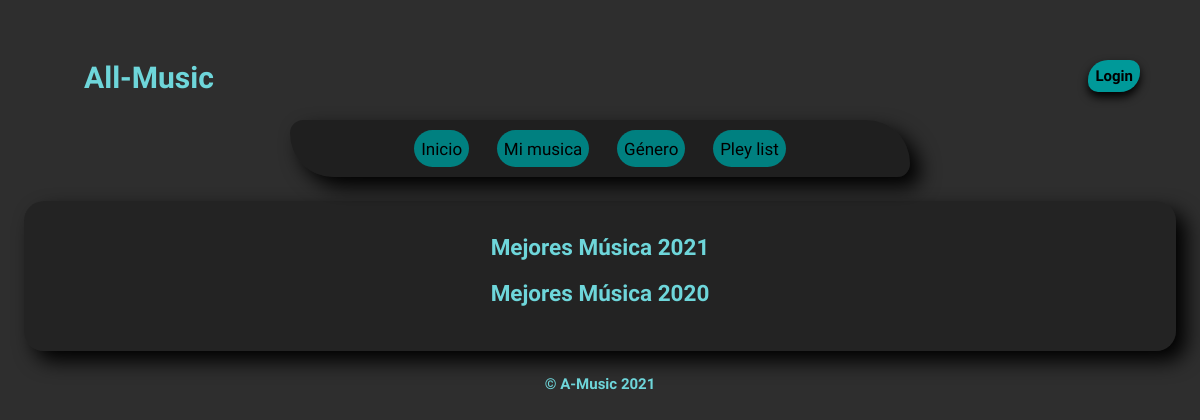
Page /home/ on the earlier database version.
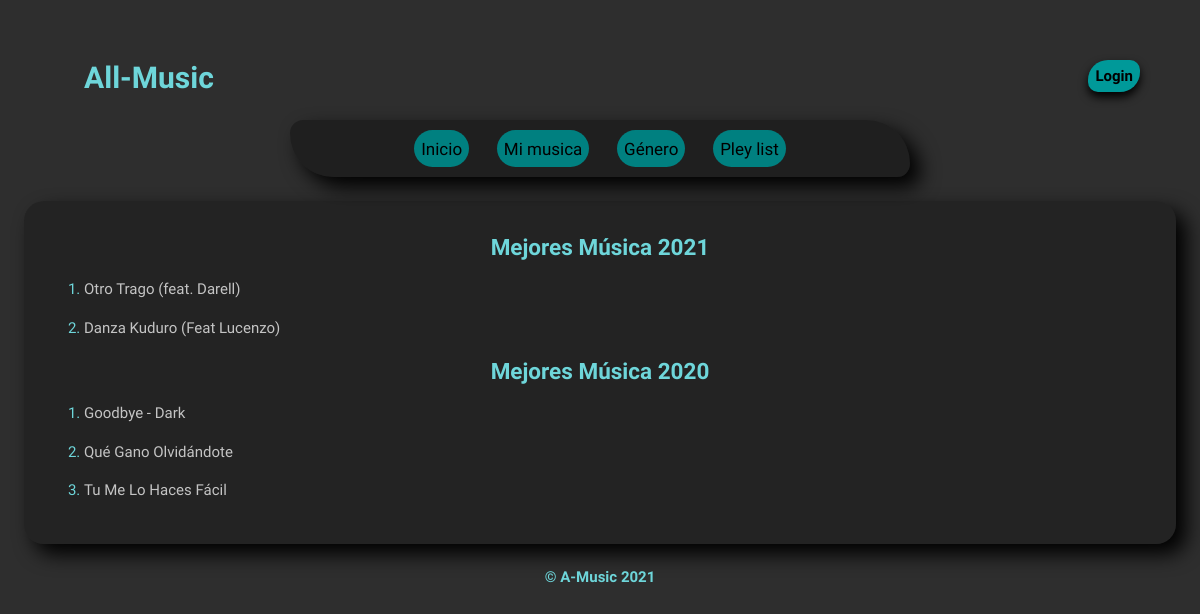
Same page on the later database version.
### ReproductorDeMusicaApp/models.py (models this page shows, shortened)
class LisaMusica(models.Model):
    nombre_cancion= models.CharField(max_length=100)
    url_musica= models.CharField(max_length=200)
    imagen= models.ImageField(upload_to='imgMusica')
    categoria = models.CharField(null=True, max_length=100)
    genero = models.ForeignKey(Genero, on_delete=models.CASCADE, null=True)
    class Meta:
        verbose_name='LisaMusica'
        verbose_name_plural='LisasMusicas'

### ReproductorDeMusicaApp/views.py (the view)
# urls.py: path('home/', home, name='home'),
def home(request):
    lista_musica = LisaMusica.objects.all()
    return render(request, 'App de Musica.html', {'li_musica':lista_musica} )

### ReproductorDeMusicaApp/templates/App de Musica.html (shortened to what this page needs)
<!DOCTYPE html>
<html>
    <head>
        {% load static %}
            <link rel="stylesheet" href="{% static 'stilos.css' %}">
    </head>
    <body>
            <header>
                <h1 class="Titulo">All-Music</h1>
                <b class="boton-login"><a href="{% url 'login' %}">Login</a> </b>
            </header>
            <div>
        <nav class="nav_home">
            <ul>
                <li><a href="{% url 'home' %}">Inicio</a> </li>
                <li><a href="">Mi musica</a> </li>
                <li><a href="{% url 'genero' %}">Género</a> </li>
                <li><a href="">Pley list</a> </li>
            </ul>
        </nav>
        <section class="section_lista_home">
           <h2>Mejores Música 2021</h2>
                <ol>
                {% for musica in li_musica %}
                    {% if musica.categoria == 'Mejores Música 2021' %}
                        <li><a class="li-Musica" href="{% url 'reproductor' musica.id %}"> {{musica.nombre_cancion}}</a> </li>
                    {% endif %}
                {% endfor %}
                </ol>
            <h2>Mejores Música 2020</h2>
                <ol>
                {% for musica in li_musica %}
                    {% if musica.categoria == 'Mejores Música 2020' %}
                        <li><a class="li-Musica" href="{% url 'reproductor' musica.id %}"> {{musica.nombre_cancion}}</a> </li>
                    {% endif %}
                {% endfor %}
                </ol>
        </section>
        </div>
        <footer>
            <h4>&copy; A-Music 2021</h4>
        </footer>
    </body>
</html>

Differences in the rows shown:
added LisaMusica: nombre_cancion "Otro Trago (feat. Darell)", shown under "Mejores Música 2021"
added LisaMusica: nombre_cancion "Danza Kuduro (Feat Lucenzo)", shown under "Mejores Música 2021"
added LisaMusica: nombre_cancion "Goodbye - Dark", shown under "Mejores Música 2020"
added LisaMusica: nombre_cancion "Qué Gano Olvidándote", shown under "Mejores Música 2020"
added LisaMusica: nombre_cancion "Tu Me Lo Haces Fácil", shown under "Mejores Música 2020"
